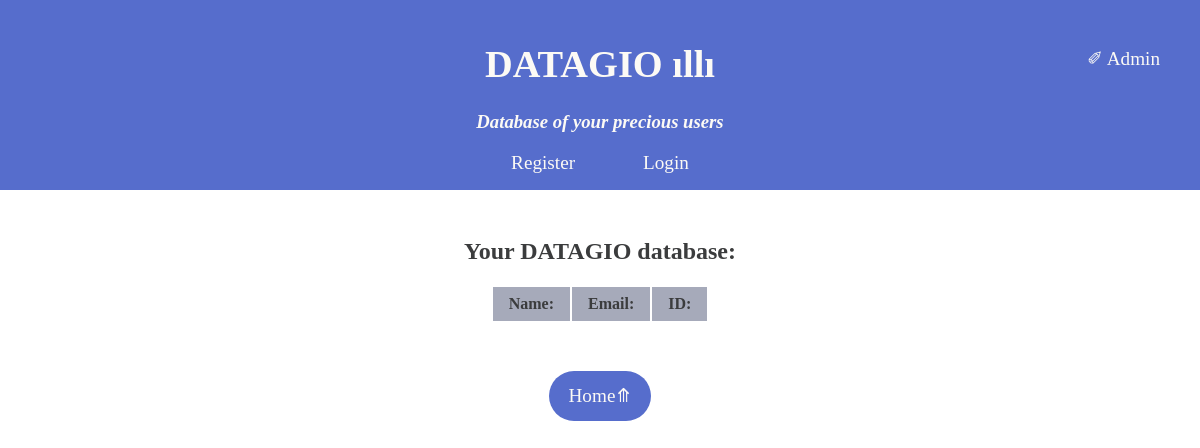
/user/users/, run on an earlier commit of the app's database.
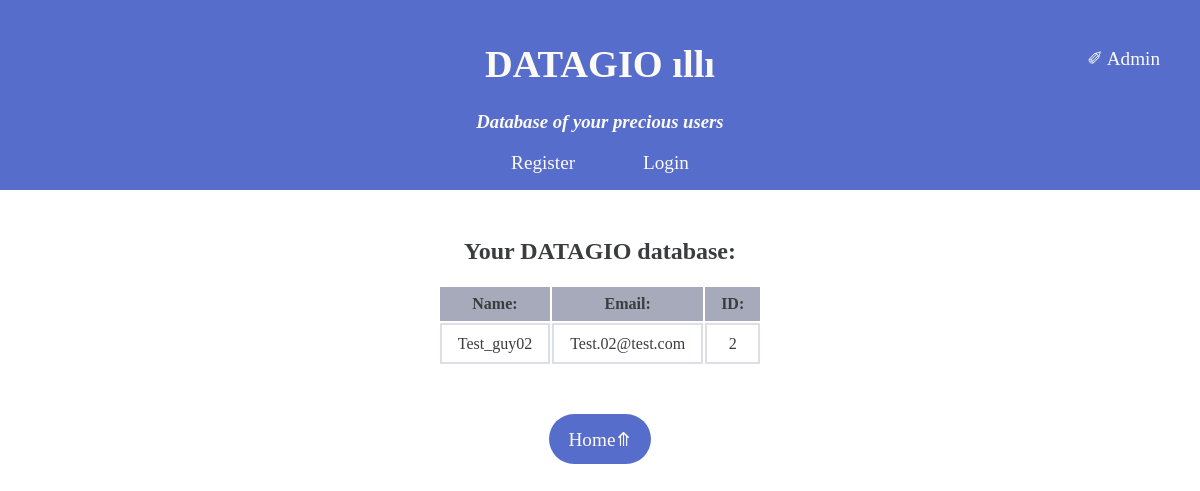
And on a later commit of the database.
### user_app/models.py (models this page shows, shortened)
class UserProfileInfo(models.Model):
    user = models.OneToOneField(User, on_delete=models.CASCADE)
    personal_site = models.URLField(blank=True)
    profile_pic = models.ImageField(upload_to='profile_pic', blank=True)

### user_app/views.py (the view)
# urls.py: path('users/', views.users_data, name='users_data'),
def users_data(request):
    user_profiles = models.UserProfileInfo.objects.all()
    return render(request, 'user_app/userprofileinfo_list.html', {'UserProfileInfo': user_profiles})

### templates/user_app/userprofileinfo_list.html
{% extends 'user_app/base.html' %}
{% block body_block %}
<main>
    <h2>Your DATAGIO database:</h2>
    <table>
        <thead>
            <tr>
                <th>Name:</th>
                <th>Email:</th>
                <th>ID:</th>
            </tr>
        </thead>
        <tbody>
            {% for person in UserProfileInfo %}
            <tr>
                <td>{{ person.user.username }}</td>
                <td>{{ person.user.email }}</td>
                <td>{{ person.user_id }}</td>
            </tr>
            {% endfor %}
        </tbody>
    </table>
</main>
<button><a href="{% url 'index' %}">Home⤊</a></button>
{% endblock %}

What changed in the data, as far as the page shows it:
added UserProfileInfo: user.username "Test_guy02", user.email "Test.02@test.com", user_id "2"
